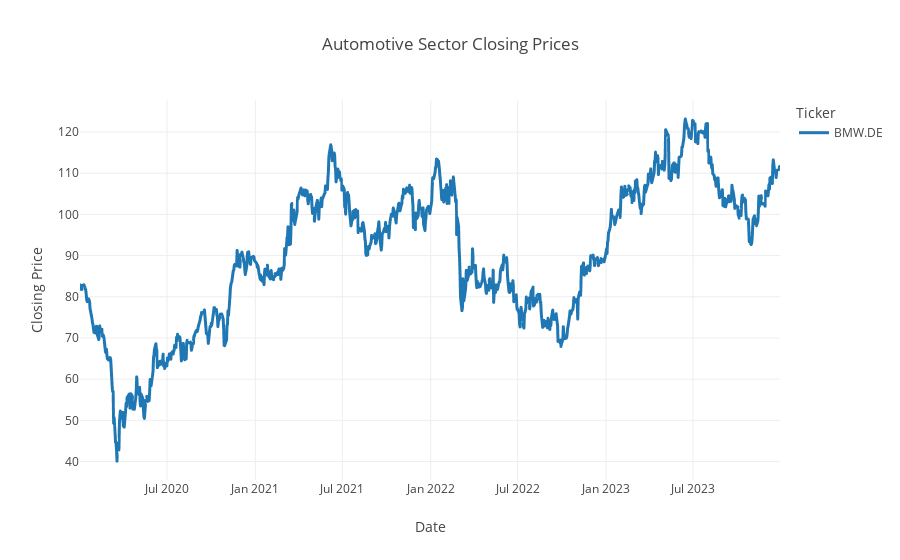

The notebook cell this image was saved under:
### Code cell
import pandas as pd
import plotly.express as px

class TickerPrice:
    """
    A class to process financial data from a pre-processed CSV file.
    """

    def __init__(self):
        # Paths to the pre-processed files
        self.share_prices_path = 'data/processed/de_share_prices_processed.csv'
        self.companies = 'data/raw/de_companies_data_RAW.csv'

    def get_share_prices(self, tickers=None, start_date=None, end_date=None):
        """
        Load share prices from the pre-processed file and apply optional filters.

        Args:
            tickers (list): A list of tickers to filter by.
            start_date (str): Start date for the data in 'YYYY-MM-DD' format.
            end_date (str): End date for the data in 'YYYY-MM-DD' format.

        Returns:
            pd.DataFrame: A DataFrame containing filtered share prices data.
        """
        try:
            # Load share prices from the pre-processed file
            df_prices = pd.read_csv(self.share_prices_path)

            # Ensure the Date column is in datetime format
            df_prices['Date'] = pd.to_datetime(df_prices['Date'])

            # Apply ticker filtering if specified
            if tickers:
                df_prices = df_prices[df_prices['Ticker'].isin(tickers)]

            # Apply date range filtering if specified
            if start_date:
                start_date = pd.to_datetime(start_date)
                df_prices = df_prices[df_prices['Date'] >= start_date]
            if end_date:
                end_date = pd.to_datetime(end_date)
                df_prices = df_prices[df_prices['Date'] <= end_date]

            return df_prices

        except Exception as e:
            print(f"Error loading share prices data: {e}")
            return None
  

# Create an instance of the SimFinAPI class
ticker_prices = TickerPrice()

# Define the start date, end date and tickers
start_date = '2020-01-01'
end_date = '2023-12-31'
tickers = ['BMW.DE']

# Get share prices for the tickers
df = ticker_prices.get_share_prices(tickers=tickers, start_date=start_date, end_date=end_date)

# Convert the 'date' column to datetime if it's not already
df['Date'] = pd.to_datetime(df['Date'])

# Set the 'date' column as the index
df.set_index('Date', inplace=True)

# Closing Price plot
fig = px.line(
    df, x=df.index, y='Close', color='Ticker', text='Close',
    title="Automotive Sector Closing Prices",
    template="none"
)

fig.update_xaxes(title="Date")
fig.update_yaxes(title="Closing Price")
fig.update_traces(
    mode="lines",
    marker_size=10, line_width=3,
    error_y_color="gray",
    error_y_thickness=1,
    error_y_width=10
)

### Figure 1 — Plotly figure (JSON) as saved in the notebook; plotly's stock layout.template omitted (floating-point values rounded to 4 significant figures; data arrays with more than 128 entries replaced by an {"elided": "..."} marker saying what was removed)
{"data": [{"error_y": {"color": "gray", "thickness": 1, "width": 10}, "hovertemplate": "Ticker=BMW.DE<br>Date=%{x}<br>Close=%{text}<extra></extra>", "legendgroup": "BMW.DE", "line": {"color": "#1F77B4", "dash": "solid", "width": 3}, "marker": {"size": 10, "symbol": "circle"}, "mode": "lines", "name": "BMW.DE", "showlegend": true, "text": {"elided": "1021 float values"}, "type": "scattergl", "x": {"elided": "1021 str values"}, "xaxis": "x", "y": {"elided": "1021 float values"}, "yaxis": "y"}], "layout": {"legend": {"title": {"text": "Ticker"}, "tracegroupgap": 0}, "title": {"text": "Automotive Sector Closing Prices"}, "xaxis": {"anchor": "y", "domain": [0, 1], "title": {"text": "Date"}}, "yaxis": {"anchor": "x", "domain": [0, 1], "title": {"text": "Closing Price"}}}}
